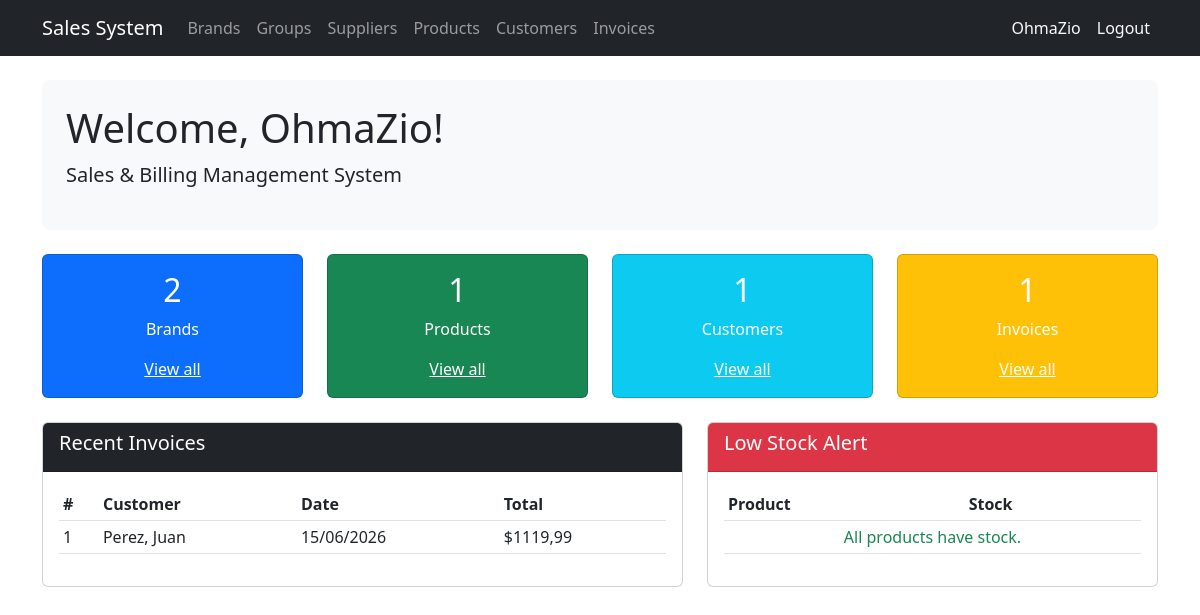
The app's page / (signed in), older data.
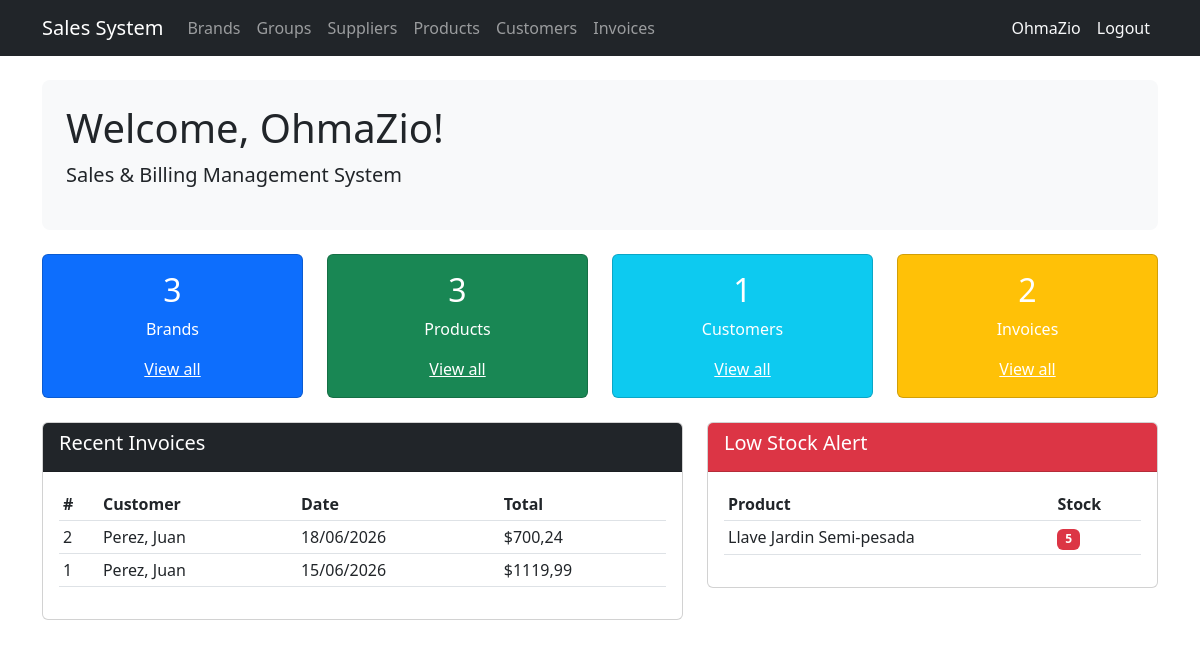
The same page, newer data.
### billing/models.py (models this page shows, shortened)
class Invoice(models.Model):
    customer = models.ForeignKey(Customer, on_delete=models.PROTECT, related_name='invoices')
    invoice_date = models.DateTimeField(auto_now_add=True)
    subtotal = models.DecimalField(max_digits=12, decimal_places=2, default=0)
    tax = models.DecimalField(max_digits=12, decimal_places=2, default=0)
    total = models.DecimalField(max_digits=12, decimal_places=2, default=0)
    is_active = models.BooleanField(default=True)
    class Meta: ordering = ['-invoice_date']

class Customer(models.Model):
    dni = models.CharField(max_length=13, unique=True, verbose_name='DNI/RUC', validators=[validate_cedula_ec])
    first_name = models.CharField(max_length=100)
    last_name = models.CharField(max_length=100)
    email = models.EmailField(blank=True, null=True)
    phone = models.CharField(max_length=20, blank=True, null=True)
    address = models.TextField(blank=True, null=True)
    is_active = models.BooleanField(default=True)
    created_at = models.DateTimeField(auto_now_add=True)
    updated_at = models.DateTimeField(auto_now=True)
    class Meta:
        ordering = ['last_name', 'first_name']
    def __str__(self): return f'{self.last_name}, {self.first_name}'

class Product(models.Model):
    name = models.CharField(max_length=200, verbose_name='Product Name')
    description = models.TextField(blank=True, null=True)
    brand = models.ForeignKey(Brand, on_delete=models.PROTECT, related_name='products')
    group = models.ForeignKey(ProductGroup, on_delete=models.PROTECT, related_name='products')
    suppliers = models.ManyToManyField(Supplier, related_name='products', blank=True)
    unit_price = models.DecimalField(max_digits=12, decimal_places=2)
    stock = models.IntegerField(default=0)
    is_active = models.BooleanField(default=True)
    created_at = models.DateTimeField(auto_now_add=True)
    updated_at = models.DateTimeField(auto_now=True)
    class Meta:
        verbose_name = 'Product'
        verbose_name_plural = 'Products'
        ordering = ['name']

### billing/views.py (the view)
# urls.py: path('', views.home, name='home'),
@login_required
def home(request):
    context = {
        'total_brands': Brand.objects.count(),
        'total_products': Product.objects.count(),
        'total_customers': Customer.objects.count(),
        'total_invoices': Invoice.objects.count(),
        'recent_invoices': Invoice.objects.all()[:5],  # Últimas 5
        'low_stock': Product.objects.filter(stock__lte=5, is_active=True),
    }
    return render(request, 'billing/home.html', context)

### billing/templates/billing/home.html (shortened to what this page needs)
{% extends 'billing/base.html' %}
{% block content %}
<div class="p-4 mb-4 bg-light rounded-3">
  <h1>Welcome, {{ user.first_name|default:user.username }}!</h1>
  <p class="lead">Sales & Billing Management System</p>
</div>
<div class="row mb-4">
  <div class="col-md-3">
    <div class="card text-white bg-primary">
      <div class="card-body text-center">
        <h2>{{ total_brands }}</h2>
        <p>Brands</p>
        <a href="{% url 'billing:brand_list' %}" class="text-white">View all</a>
      </div>
    </div>
  </div>
  <div class="col-md-3">
    <div class="card text-white bg-success">
      <div class="card-body text-center">
        <h2>{{ total_products }}</h2>
        <p>Products</p>
        <a href="{% url 'billing:product_list' %}" class="text-white">View all</a>
      </div>
    </div>
  </div>
  <div class="col-md-3">
    <div class="card text-white bg-info">
      <div class="card-body text-center">
        <h2>{{ total_customers }}</h2>
        <p>Customers</p>
        <a href="{% url 'billing:customer_list' %}" class="text-white">View all</a>
      </div>
    </div>
  </div>
  <div class="col-md-3">
    <div class="card text-white bg-warning">
      <div class="card-body text-center">
        <h2>{{ total_invoices }}</h2>
        <p>Invoices</p>
        <a href="{% url 'billing:invoice_list' %}" class="text-white">View all</a>
      </div>
    </div>
  </div>
</div>
<div class="row">
  <div class="col-md-7">
    <div class="card">
      <div class="card-header bg-dark text-white"><h5>Recent Invoices</h5></div>
      <div class="card-body">
        <table class="table table-sm">
          <thead><tr><th>#</th><th>Customer</th><th>Date</th><th>Total</th></tr></thead>
          <tbody>
            {% for inv in recent_invoices %}
            <tr>
              <td>{{ inv.id }}</td>
              <td>{{ inv.customer }}</td>
              <td>{{ inv.invoice_date|date:"d/m/Y" }}</td>
              <td>${{ inv.total }}</td>
            </tr>
            {% empty %}
            <tr><td colspan="4" class="text-center">No invoices yet.</td></tr>
            {% endfor %}
          </tbody>
        </table>
      </div>
    </div>
  </div>
  <div class="col-md-5">
    <div class="card">
      <div class="card-header bg-danger text-white"><h5>Low Stock Alert</h5></div>
      <div class="card-body">
        <table class="table table-sm">
          <thead><tr><th>Product</th><th>Stock</th></tr></thead>
          <tbody>
            {% for p in low_stock %}
            <tr><td>{{ p.name }}</td><td><span class="badge bg-danger">{{ p.stock }}</span></td></tr>
            {% empty %}
            <tr><td colspan="2" class="text-center text-success">All products have stock.</td></tr>
            {% endfor %}
          </tbody>
        </table>
      </div>
    </div>
  </div>
</div>
{% endblock %}

Row changes from the older to the newer data that the page shows:
added Invoice: id "2", customer "Perez, Juan", invoice_date "18/06/2026", total "700,24"
added Product: name "Llave Jardin Semi-pesada", stock "5"
Text that changed along with them:
{{ total_brands }}: "2" → "3"
{{ total_products }}: "1" → "3"
{{ total_invoices }}: "1" → "2"
text no longer shown: "All products have stock."
